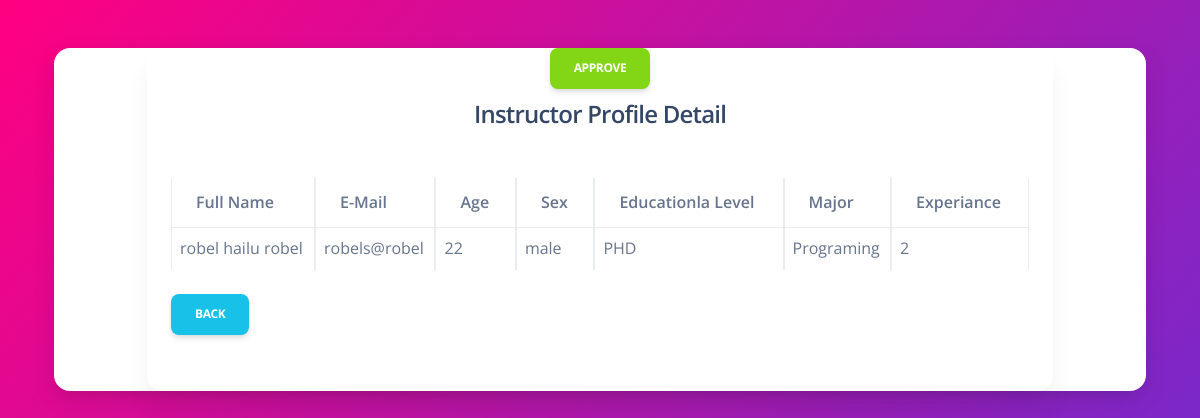
/chair/manageprofile.php?id=2 (signed in), run on the app's committed database.
### tables this page shows
CREATE TABLE `instructor` (
  `ins_id` int(11) NOT NULL,
  `fname` varchar(100) NOT NULL,
  `mname` varchar(100) NOT NULL,
  `lname` varchar(100) NOT NULL,
  `address` varchar(100) NOT NULL,
  `email` varchar(100) NOT NULL,
  `age` int(100) NOT NULL,
  `sex` varchar(100) NOT NULL,
  `uname` varchar(100) NOT NULL,
  `pass` varchar(100) NOT NULL
);

CREATE TABLE `edu_background` (
  `edu_level` varchar(100) NOT NULL,
  `exp` int(100) NOT NULL,
  `major` varchar(100) NOT NULL,
  `ins_id` int(100) NOT NULL,
  `approve` int(11) NOT NULL
);

### chair/manageprofile.php (the view, shortened to what this page needs)
<?php
$id=$_GET['id'];
?>
<!DOCTYPE html>
<html lang="en">
<head>
  <link href="../assets/css/nucleo-icons.css" rel="stylesheet" />
  <link href="../assets/css/nucleo-svg.css" rel="stylesheet" />
  <link href="../assets/css/nucleo-svg.css" rel="stylesheet" />
  <link id="pagestyle" href="../assets/css/soft-ui-dashboard.css?v=1.0.6" rel="stylesheet" />
</head>
<body class="bg-gradient-primary">
  <div class="container">
    <div class="card o-hidden border-0 shadow-lg my-5">
      <div class="card-body p-0">
        <div class="row">
          <div class="col-lg-1 d-none d-lg-block bg-register-image"></div>
          <div class="col-lg-10">
            <div class="p-100">
              <div class="card">
              <div class="text-center">
              <a class="mb-2 mr-2 btn btn-success" href="manageprofilepro.php?id=<?php echo $id; ?>">Approve</a>
                <h1 class="h4 text-gray-900 mb-4">Instructor Profile Detail</h1>
              </div>
              <div class="card-body">
              <table class="table table-bordered" id="dataTable" width="100%" cellspacing="0">
                  <thead>
                    <tr>
                    <?php
                    include('../connection.php');
                      $table=$con->query("SELECT * FROM  instructor  where `ins_id`='$id'");
                      ?>
                      <th>Full Name</th>
                      <th>E-mail</th>
                      <th>Age</th>
                      <th>Sex</th>
                      <th>Educationla Level</th>
                      <th>Major</th>
                      <th>Experiance</th>
                    </tr>
                  </thead>
                  <tbody>
                  <?php
                   while($rowtable=$table->fetch_assoc()){
                    echo '<tr class="odd gradeX" id="rec">';
                     ?>
                    <td><?php echo $rowtable['fname']; echo " "; echo $rowtable['mname']; echo " "; echo $rowtable['lname'];?></td>
                    <?php
                      echo "<td>".$rowtable['email']."</td>";
                      echo "<td>".$rowtable['age']."</td>";
                      echo "<td>".$rowtable['sex']."</td>";
                      $table2=$con->query("SELECT * FROM  edu_background  where `ins_id`='$id'");
                      $rowtable2=$table2->fetch_assoc();
                      echo "<td>".$rowtable2['edu_level']."</td>";
                      echo "<td>".$rowtable2['major']."</td>";
                      echo "<td>".$rowtable2['exp']."</td>";
                      ?>
                 <?php  }echo '<tr class="odd gradeX" id="rec">';
                   ?>
                  </tbody>
                  </table>
                  <form action="setrespro.php" method="post">
                <div class="form-group pt-2">
                    <a href="approval.php" class="btn btn-block btn-info text-white" type="submit">Back</a>
                </div>
            </div>
        </div>
            </div>
          </div>
        </div>
      </div>
    </div>
  </div>
</body>
</html>

### data on the page
instructor: fname "robel", mname "hailu", lname "robel", email "robels@robel", age "22", sex "male", edu_background.edu_level "PHD", edu_background.major "Programing", edu_background.exp "2"
